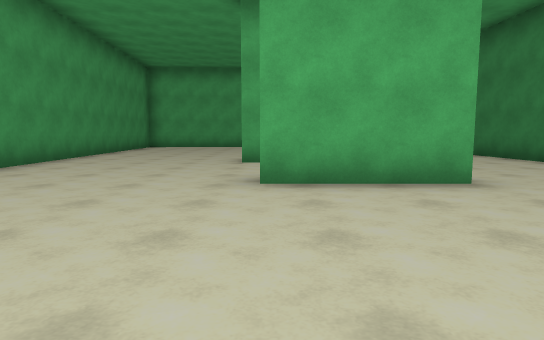
[1] (above)

12 first-person views from a walk through a Unity game level. The camera is 1.2 m above the floor, tilts 6° down and sees 75° across. The floor is counted in squares, 2 m on a side. Each view is taken from the middle of a square. On the plan, view 1 faces up. The plan holds only what a view shows up to about 10 squares ahead; the rest is blank. The place goes on beyond the plan. The player is left out. Some animated figures are left out.

[2]
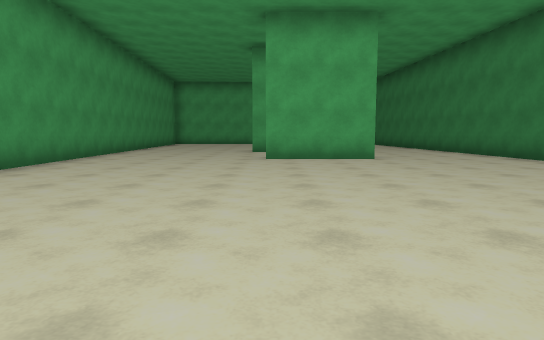

[3]
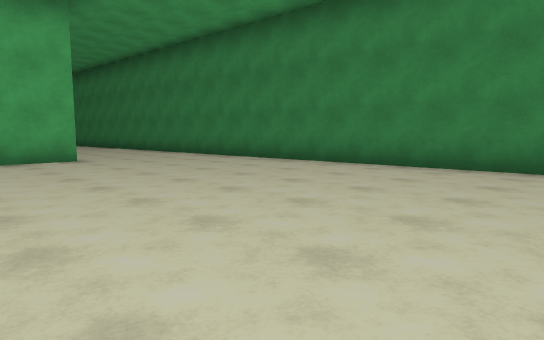

[4]
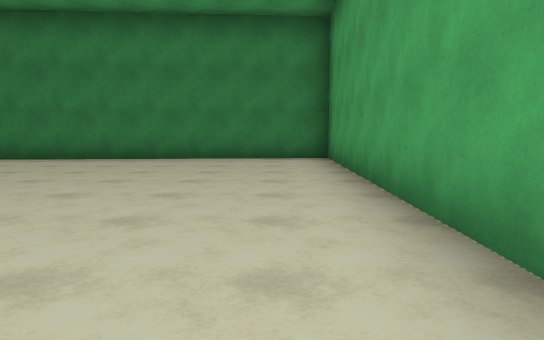

[5]
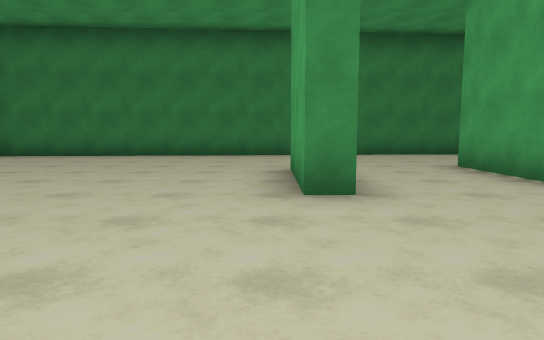

[6]
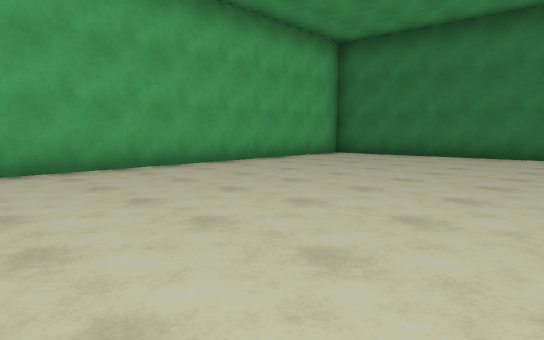

[7]
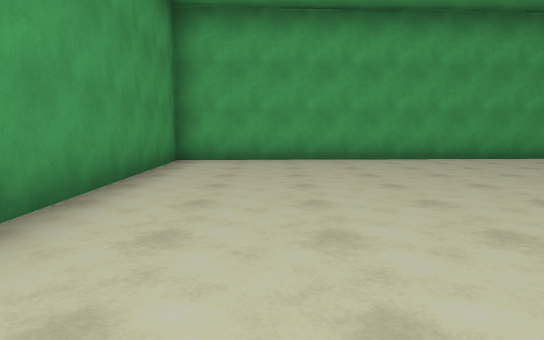

[8]
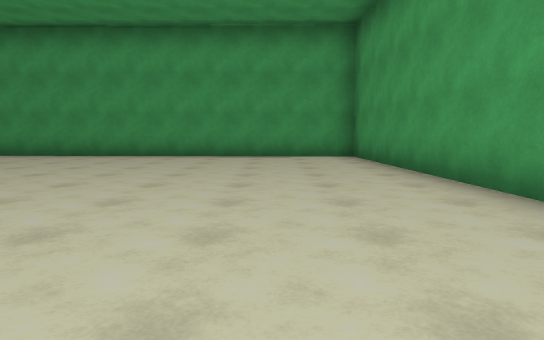

[9]
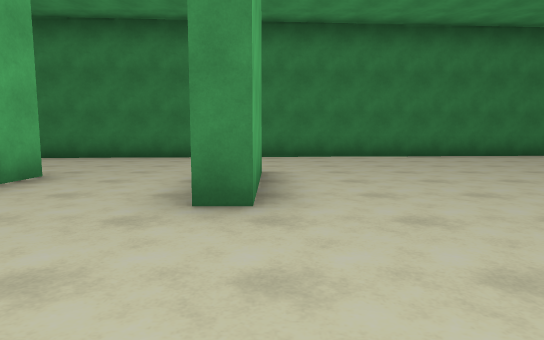

[10]
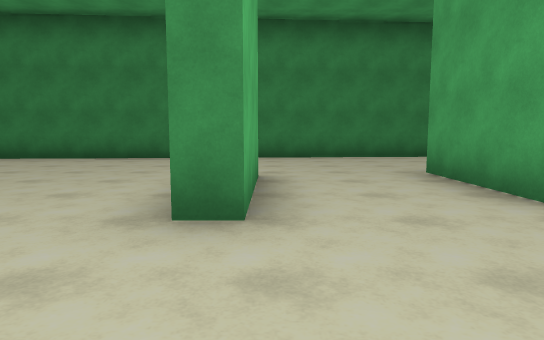

[11]
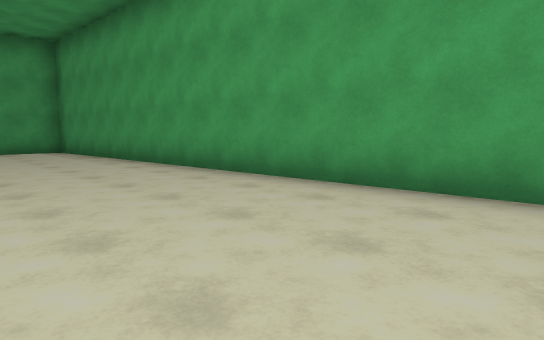

[12]
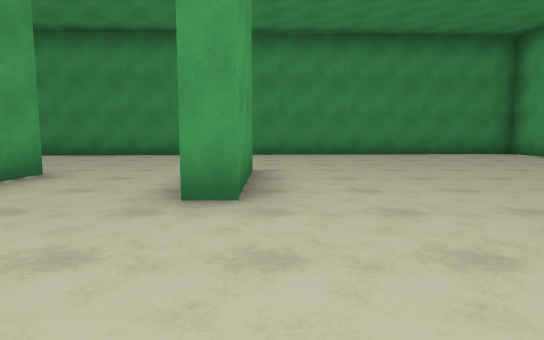

### Floor plan
Points are (right, up) in squares from view 1. A wall is a line through its corners. A room is listed if a view was taken in it or the views show most of it. See-through windows are left out.
Room 1 (views 1, 2, 3, 4, 5, 6, 7, 8, 9, 10, 11, 12)
walls: (2.4, 4.2) (-0.1, 4.2) (-0.1, 4.7) (2.4, 4.7); (1.9, 7.2) (-0.6, 7.2) (-0.6, 7.7) (1.9, 7.7) (1.9, 7.2); (4.1, 15.2) (-5.1, 14.8) (-4.1, -5) (6.4, -5.3) (5.1, 15.1)

Positions as (right, up) in squares from view 1, and headings:
1: (0, 0), facing up
2: (0, -4), facing up
3: (0, -4), facing up-right
4: (-2, -4), facing right
5: (-4, 8), facing right
6: (-4, 9), facing up-right
7: (-3, 7), facing up
8: (-2, 4), facing down
9: (-3, 4), facing right
10: (-3, 7), facing right
11: (-1, 7), facing down-left
12: (5, 8), facing left
